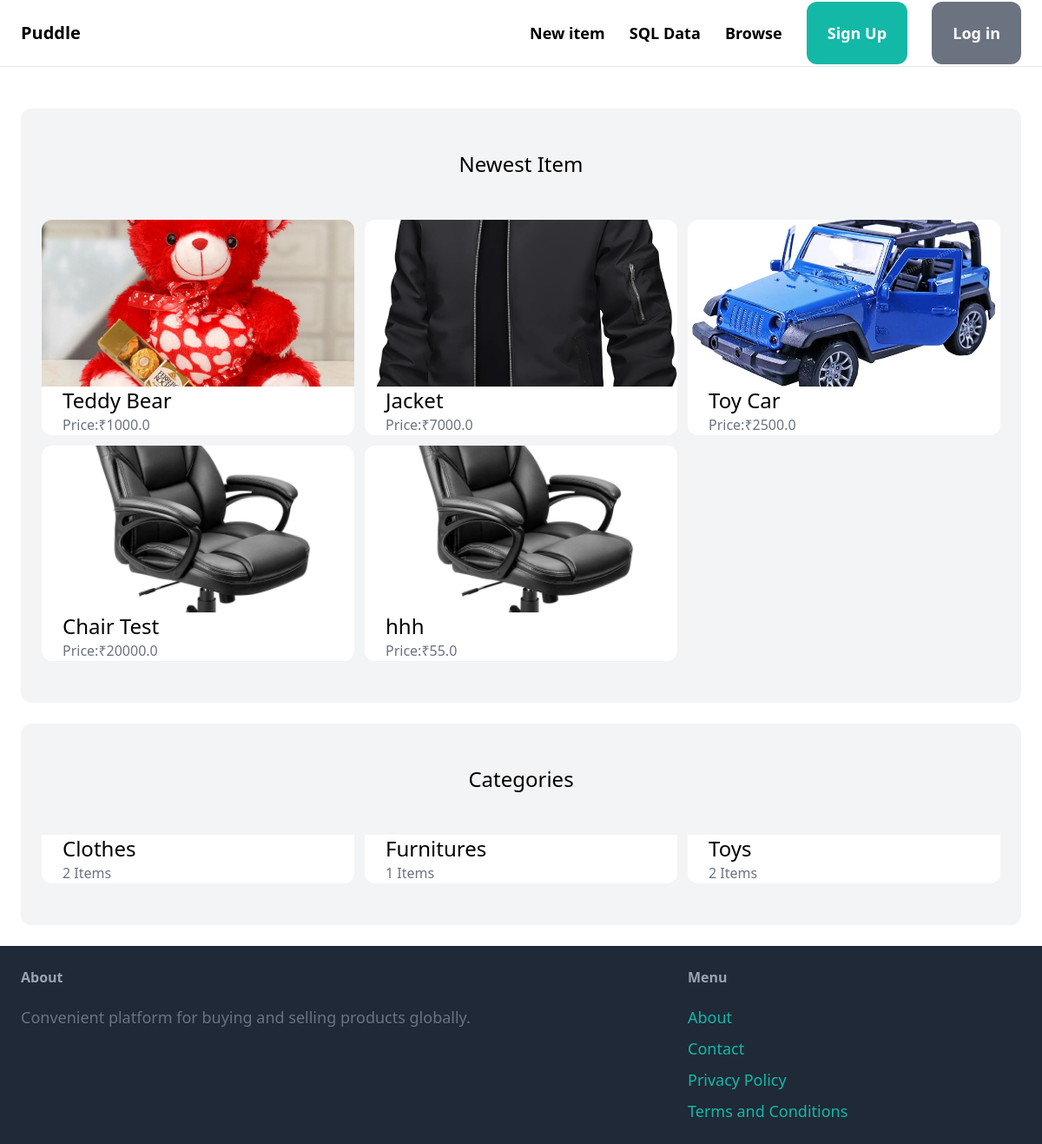
The page / on the database its author committed.
### item/models.py (models this page shows, shortened)
class Item(models.Model):
        category = models.ForeignKey(Category, related_name='items', on_delete=models.CASCADE)
        name = models.CharField(max_length=255)
        description = models.TextField(blank=True, null=True)
        price = models.FloatField()
        image = models.ImageField(upload_to='item_images', blank=True, null=True)
        is_sold = models.BooleanField(default=False)
        created_by = models.ForeignKey(User, related_name='items', on_delete=models.CASCADE)
        created_at = models.DateTimeField(auto_now_add=True)

class Category(models.Model):
    name = models.CharField(max_length=255)
    class Meta:
        ordering = ('name',)
        verbose_name_plural = 'Categories'

### core/views.py (the view)
# urls.py: path('', views.index, name='index'),
def index(request):
    Items = Item.objects.filter(is_sold=False)[0:6]
    categories = Category.objects.all()
    return render(request, 'core/index.html', {
        'Items': Items,
        'categories': categories,
    })

### core/templates/core/index.html (shortened to what this page needs)
{% extends 'core/base.html' %}
{% block content %}
<div class="mt-6 px-6 py-12 bg-gray-100 rounded-xl">
    <h2 class="mb-12 text-2xl text-center">Newest Item</h2>
    <div class="grid grid-cols-3 gap-3">
        {% for Item in Items %}
        <div class="overflow-hidden">
            <a href="{% url 'item:detail' Item.id %}">
                <div class="h-48">
                    <img src="{{ Item.image.url }}"
                         class="w-full h-full object-cover rounded-t-xl">
                </div>
                <div class="px-6 bg-white rounded-b-xl">
                    <h2 class="text-2xl">{{ Item.name }}</h2>
                    <p class="text-gray-500">Price:₹{{ Item.price }}</p>
                </div>
            </a>
        </div>
    {% endfor %}
    </div>
</div>
<div class="mt-6 px-6 py-12 bg-gray-100 rounded-xl">
    <h2 class="mb-12 text-2xl text-center">Categories</h2>
    <div class="grid grid-cols-3 gap-3">
        {% for category in categories %}
        <div class="overflow-hidden">
            <a href="#">
                <div class="px-6 bg-white rounded-b-xl">
                    <h2 class="text-2xl">{{ category.name }}</h2>
                    <p class="text-gray-500">{{ category.items.count }} Items</p>
                </div>
            </a>
        </div>
        {% endfor %}
    </div>
</div>
{% endblock %}

### rows shown on the page
Item: image (picture), name "Teddy Bear", price "1000.0"
Item: image (picture), name "Jacket", price "7000.0"
Item: image (picture), name "Toy Car", price "2500.0"
Item: image (picture), name "Chair Test", price "20000.0"
Item: image (picture), name "hhh", price "55.0"
Category: name "Clothes", items.count "2"
Category: name "Furnitures", items.count "1"
Category: name "Toys", items.count "2"
